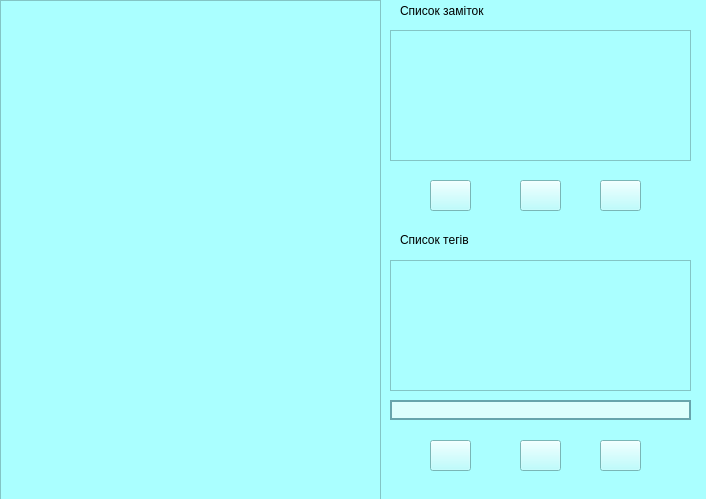
<?xml version="1.0" encoding="UTF-8"?>
<ui version="4.0">
 <class>MainWindow</class>
 <widget class="QMainWindow" name="MainWindow">
  <property name="geometry">
   <rect>
    <x>0</x>
    <y>0</y>
    <width>706</width>
    <height>499</height>
   </rect>
  </property>
  <property name="windowTitle">
   <string>Notes Edit</string>
  </property>
  <property name="windowIcon">
   <iconset resource="../img_rc.qrc">
    <normaloff>:/newPrefix/icon.png</normaloff>:/newPrefix/icon.png</iconset>
  </property>
  <property name="styleSheet">
   <string notr="true">background-color: rgb(170, 255, 255);
font: 8pt &quot;Cascadia Code&quot;;
</string>
  </property>
  <widget class="QWidget" name="main_win">
   <widget class="QTextEdit" name="text_edit">
    <property name="geometry">
     <rect>
      <x>0</x>
      <y>0</y>
      <width>381</width>
      <height>501</height>
     </rect>
    </property>
    <property name="styleSheet">
     <string notr="true">border-image: url(:/newPrefix/txt.PNG);</string>
    </property>
   </widget>
   <widget class="QListWidget" name="lable">
    <property name="geometry">
     <rect>
      <x>390</x>
      <y>30</y>
      <width>301</width>
      <height>131</height>
     </rect>
    </property>
    <property name="styleSheet">
     <string notr="true">border-image: url(:/newPrefix/list.PNG);</string>
    </property>
   </widget>
   <widget class="QLabel" name="txt_list">
    <property name="geometry">
     <rect>
      <x>400</x>
      <y>0</y>
      <width>181</width>
      <height>21</height>
     </rect>
    </property>
    <property name="text">
     <string>Список заміток</string>
    </property>
   </widget>
   <widget class="QListWidget" name="lable_2">
    <property name="geometry">
     <rect>
      <x>390</x>
      <y>260</y>
      <width>301</width>
      <height>131</height>
     </rect>
    </property>
    <property name="styleSheet">
     <string notr="true">border-image: url(:/newPrefix/list.PNG);</string>
    </property>
   </widget>
   <widget class="QPushButton" name="btn_add_note">
    <property name="geometry">
     <rect>
      <x>430</x>
      <y>180</y>
      <width>41</width>
      <height>31</height>
     </rect>
    </property>
    <property name="styleSheet">
     <string notr="true">border-image: url(:/newPrefix/free-icon-font-edit-3917361.png);</string>
    </property>
    <property name="text">
     <string/>
    </property>
   </widget>
   <widget class="QPushButton" name="btn_del_note">
    <property name="geometry">
     <rect>
      <x>520</x>
      <y>180</y>
      <width>41</width>
      <height>31</height>
     </rect>
    </property>
    <property name="styleSheet">
     <string notr="true">border-image: url(:/newPrefix/free-icon-font-trash-3917378.png);</string>
    </property>
    <property name="text">
     <string/>
    </property>
   </widget>
   <widget class="QPushButton" name="btn_dave_note">
    <property name="geometry">
     <rect>
      <x>600</x>
      <y>180</y>
      <width>41</width>
      <height>31</height>
     </rect>
    </property>
    <property name="styleSheet">
     <string notr="true">border-image: url(:/newPrefix/free-icon-font-check-3917749.png);</string>
    </property>
    <property name="text">
     <string/>
    </property>
   </widget>
   <widget class="QLabel" name="txt_list_2">
    <property name="geometry">
     <rect>
      <x>400</x>
      <y>230</y>
      <width>231</width>
      <height>20</height>
     </rect>
    </property>
    <property name="text">
     <string>Список тегів</string>
    </property>
   </widget>
   <widget class="QLineEdit" name="teg_find">
    <property name="geometry">
     <rect>
      <x>390</x>
      <y>400</y>
      <width>301</width>
      <height>20</height>
     </rect>
    </property>
    <property name="styleSheet">
     <string notr="true">border: 2px solid rgb(210, 253, 255);
background-color: rgb(221, 255, 253);
border-color: rgb(104, 165, 172);
</string>
    </property>
   </widget>
   <widget class="QPushButton" name="btn_del_teg">
    <property name="geometry">
     <rect>
      <x>600</x>
      <y>440</y>
      <width>41</width>
      <height>31</height>
     </rect>
    </property>
    <property name="styleSheet">
     <string notr="true">border-image: url(:/newPrefix/free-icon-font-cross-3917759.png);
</string>
    </property>
    <property name="text">
     <string/>
    </property>
   </widget>
   <widget class="QPushButton" name="btn_find_teg">
    <property name="geometry">
     <rect>
      <x>520</x>
      <y>440</y>
      <width>41</width>
      <height>31</height>
     </rect>
    </property>
    <property name="styleSheet">
     <string notr="true">border-image: url(:/newPrefix/free-icon-font-search-3917132.png);</string>
    </property>
    <property name="text">
     <string/>
    </property>
   </widget>
   <widget class="QPushButton" name="btn_add_teg">
    <property name="geometry">
     <rect>
      <x>430</x>
      <y>440</y>
      <width>41</width>
      <height>31</height>
     </rect>
    </property>
    <property name="styleSheet">
     <string notr="true">border-image: url(:/newPrefix/free-icon-font-user-add-3917698.png);</string>
    </property>
    <property name="text">
     <string/>
    </property>
   </widget>
  </widget>
 </widget>
 <resources>
  <include location="../img_rc.qrc"/>
 </resources>
 <connections/>
</ui>
